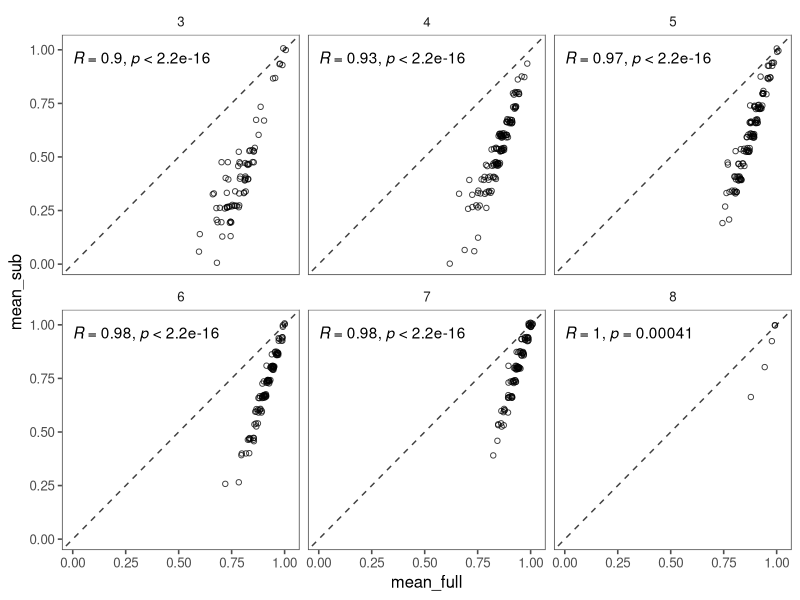

Source code (R): (Note: this script raises an error after producing the figure.)
## ---- chunk 1
library(tidyverse)
library(ggpubr)
library(ggthemes)
## ---- chunk 2
data <- read_csv("../data/clt_clean_data.csv")

model_params <- read_csv("../data/model_parameters_3PL.csv")
## ---- chunk 3
select <-model_params %>%
  pivot_wider(names_from = nlpar, values_from = Estimate)%>%
  arrange(
    Easiness, 
    #-Discrimination
    )%>%
  slice(1:15)%>%
  pull("item")

full <- data%>%
  group_by(age_group,subjID)%>%
  summarise(mean_full = mean(correct))

sub <- data%>%
  filter(targetWord %in% select)%>%
  group_by(age_group,subjID)%>%
  summarise(mean_sub = mean(correct))

comp <- full%>%left_join(sub)

ggplot(comp, aes(x = mean_full, y = mean_sub))+
  geom_abline(intercept = 0, slope = 1, lty = 2, alpha = .75)+
  geom_jitter(pch = 1, alpha = .75, height = 0.01, width = 0.01)+
  stat_cor()+
  facet_wrap(~age_group)+
  ylim(0,1.02)+
  xlim(0,1.02)+
  theme_few()

## ---- chunk 4
dat <- tibble(
  iter = c(),
  items = c(),
  cor = c(),
)

full <- data%>%
  group_by(subjID)%>%
  summarise(mean_full = mean(correct))

for (i in 1:200) {

  items <-params %>% pull("item")

  sel_items <- sample(items, 15)

  sub <- data%>%
  filter(targetWord %in% sel_items)%>%
  group_by(subjID)%>%
  summarise(mean_sub = mean(correct))

  cor <- cor(full$mean_full,sub$mean_sub)

  df <- tibble(
    iter = i,
    items = sel_items,
    cor = cor
  )
  
  dat <- bind_rows(dat,df)

}

dat%>%
  group_by(items)%>%
  summarise(mean_cor = mean(cor))%>%
  arrange(-mean_cor)
  

full <- data%>%
  group_by(age_group,subjID)%>%
  summarise(mean_full = mean(correct))

select2 <- dat%>%group_by(items)%>%
  summarise(mean_cor = mean(cor))%>%
  arrange(-mean_cor)%>%slice(1:15)%>%pull(items)

sub2 <- data%>%
  filter(targetWord %in% select2)%>%
  group_by(age_group,subjID)%>%
  summarise(mean_sub = mean(correct))

comp2<- full%>%left_join(sub2)

ggplot(comp2, aes(x = mean_full, y = mean_sub))+
  geom_abline(intercept = 0, slope = 1, lty = 2, alpha = .75)+
  geom_jitter(pch = 1, alpha = .75, height = 0.01, width = 0.01)+
  stat_cor()+
  facet_wrap(~age_group)+
  ylim(0,1.02)+
  xlim(0,1.02)+
  theme_few()
## ---- chunk 5

score_fn <- function(subset) {
	easinesses <- sort(easiness[subset])
	nn_dists <- rep(0, sum(subset)-1)
	for(i in 1:sum(subset)-1) {
		nn_dists[i] <- easinesses[i+1] - easinesses[i]
	}
	spacing <- -1*sd(nn_dists)
	mean_discrim <- mean(discrimination[subset])
	return(spacing + mean_discrim / 6)
}


proposal_fn <- function(subset) {
	swaps <- sample(c(1, 1, 1, 2, 2, 3), 1)
	for(i in 1:swaps) {
		active_items <- seq(1:length(subset))[subset == TRUE]
		inactive_items <- seq(1:length(subset))[subset == FALSE]
		active_to_swap <- sample(active_items, 1)
		inactive_to_swap <- sample(inactive_items, 1)
		subset[active_to_swap] <- FALSE
		subset[inactive_to_swap] <- TRUE
	}
	return(subset)
}

simulated_annealing <- function(k) {
	easiness <- filter(model_params, nlpar=="Easiness") %>% pull(Estimate)
	discrimination <- filter(model_params, nlpar=="Discrimination") %>% pull(Estimate)
	N <- length(easiness)

	best_subset <- sample(c(rep(TRUE, k), rep(FALSE, N-k)))
	best_score <- score_fn(best_subset)

	temp <- 100
	rejected <- 0
	for(i in 1:1e6) {
		new_subset <- proposal_fn(best_subset)
		new_score <- score_fn(new_subset)
		accept_decrease <- rbernoulli(1, temp / 100)
		if(new_score > best_score | accept_decrease) {
			best_subset <- new_subset
			best_score <- new_score
			#print(best_score)
		} else {
			rejected <- rejected + 1
		}
		if(rejected == 100000) {
			break
		}
		temp <- temp*0.999
	}
	print(best_score)
	return(best_subset)
}


sim_a <- simulated_annealing(15)

items <- model_params%>%filter(nlpar=="Easiness")
sel_items <- items$item[sim_a == TRUE]

## ---- chunk 6
model_params%>%
  filter(item %in% sel_items)%>%
  ggplot(aes(reorder(item, -aoa_german_comb), Estimate, ymin = Q2.5, ymax = Q97.5)) +
	facet_wrap("nlpar", scales = "free_x") +
	geom_pointrange() +
	coord_flip() +
	labs(x = "Item")+
  theme_minimal()
## ---- chunk 7
full <- data%>%
  group_by(age_group,subjID)%>%
  summarise(mean_full = mean(correct))

sub2 <- data%>%
  filter(targetWord %in% sel_items)%>%
  group_by(age_group,subjID)%>%
  summarise(mean_sub = mean(correct))

comp2<- full%>%left_join(sub2)

ggplot(comp2, aes(x = mean_full, y = mean_sub))+
  geom_abline(intercept = 0, slope = 1, lty = 2, alpha = .75)+
  geom_jitter(pch = 1, alpha = .75, height = 0.01, width = 0.01)+
  stat_cor()+
  facet_wrap(~age_group)+
  ylim(0,1.02)+
  xlim(0,1.02)+
  theme_few()
